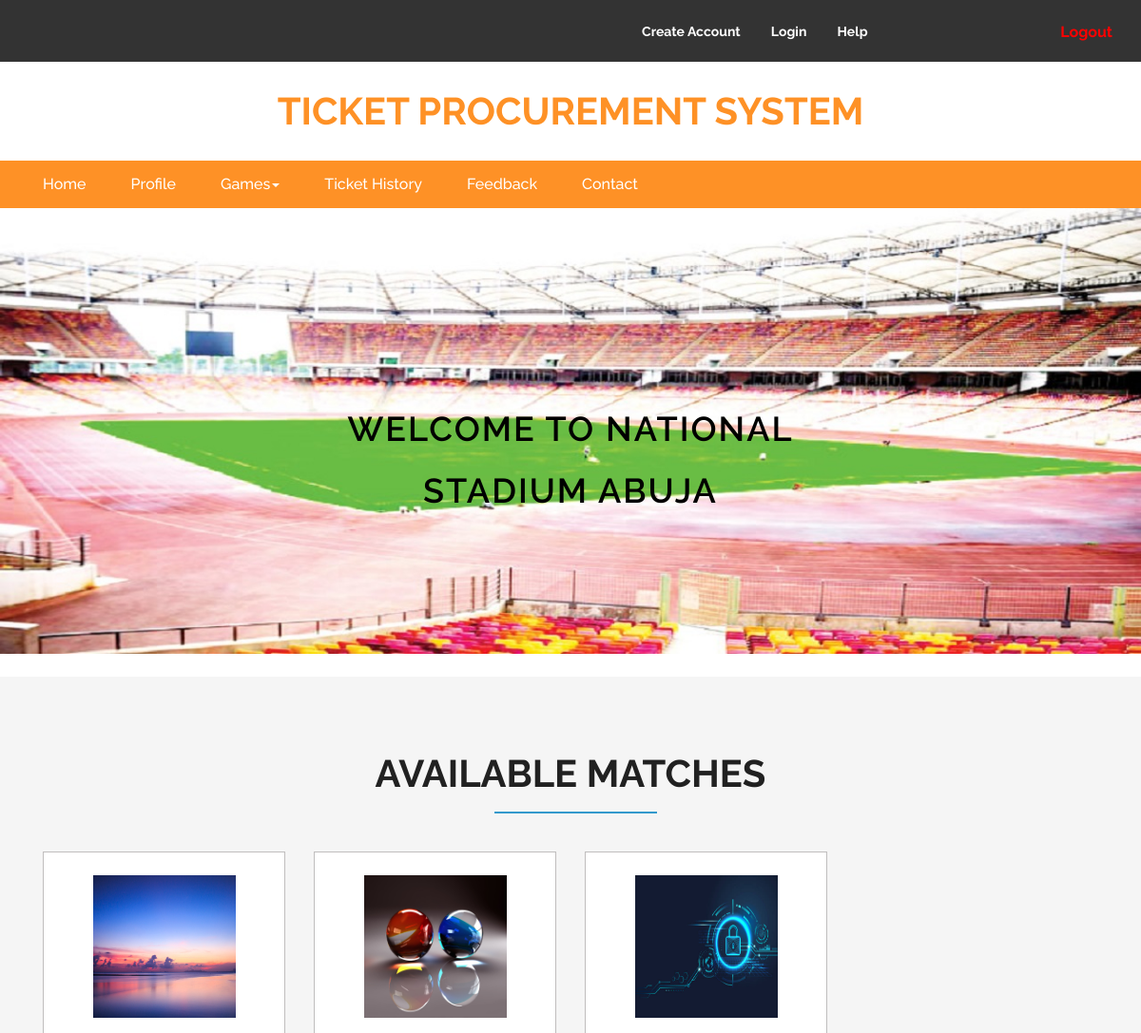
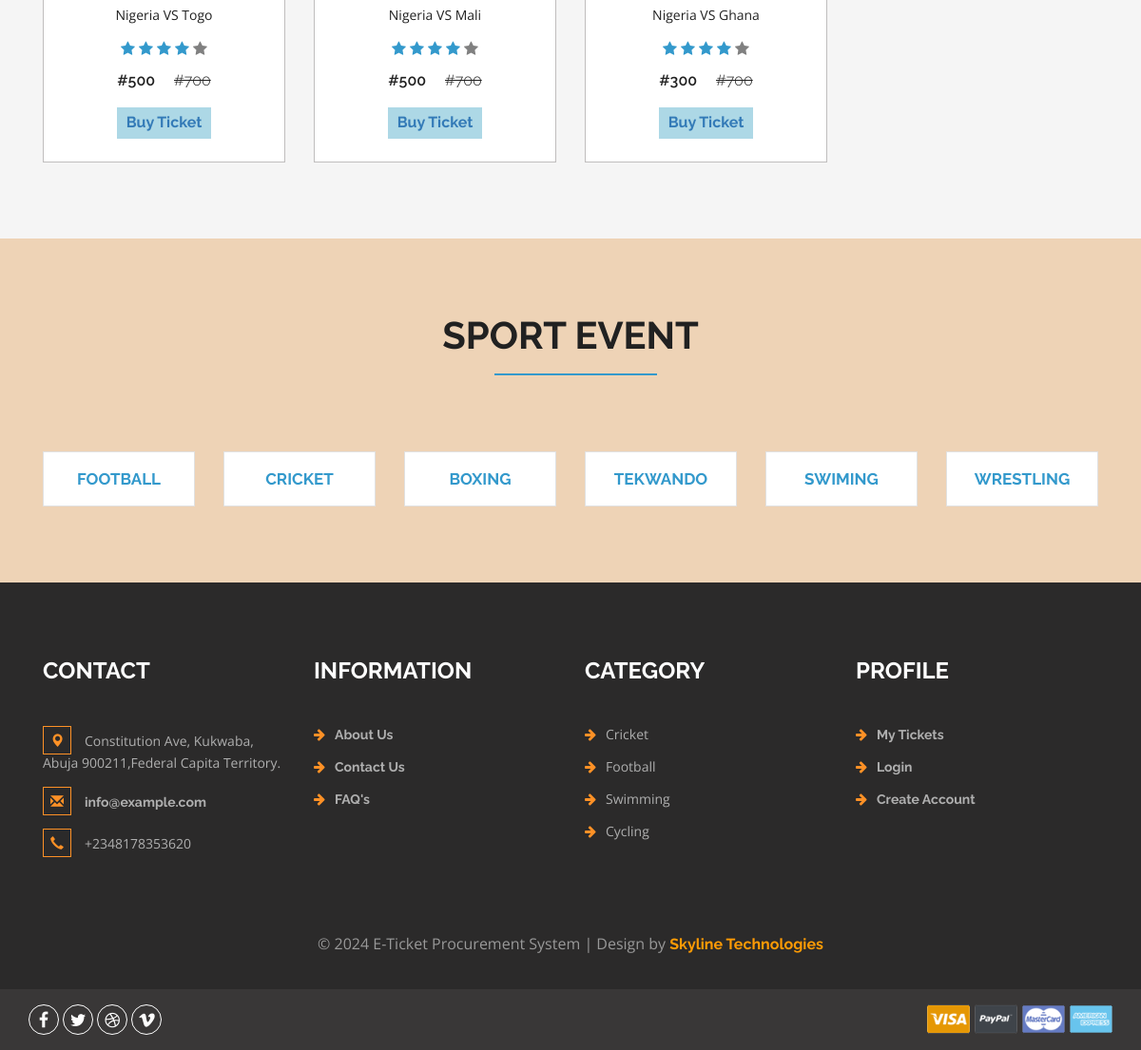
The page / on the database its author committed (2 pictures, top to bottom).
### tables this page shows
CREATE TABLE `events` (
  `event_id` varchar(20) NOT NULL,
  `games` varchar(50) NOT NULL,
  `home_team` varchar(100) NOT NULL,
  `away_team` varchar(100) NOT NULL,
  `team_img` varchar(50) NOT NULL,
  `date` date NOT NULL,
  `time` time NOT NULL,
  `ticket_price` varchar(20) NOT NULL
);

CREATE TABLE `games` (
  `game_id` varchar(20) NOT NULL,
  `game_name` varchar(50) NOT NULL
);

### index.php (the view, shortened to what this page needs)
<?php
include 'includes/connection.php';
?>
<!DOCTYPE html>
<html>
<head>
<link href="css/bootstrap.css" rel="stylesheet" type="text/css" media="all" />
<link href="css/style.css" rel="stylesheet" type="text/css" media="all" />
<link href="css/font-awesome.css" rel="stylesheet">
</head>
<body>
	<?php
        include 'includes/header.php';
    ?>
		<ul id="demo1">
			<li>
				<img src="images/11.jpg" alt="" />
				<div class="slide-desc">
					<h3 style="color:black;">Welcome to National Stadium Abuja</h3>
				</div>
			</li>
		</ul>
<div class="newproducts-w3agile">
		<div class="container">
			<h3>Available Matches</h3>
				<div class="agile_top_brands_grids">
				<?php
                                $result = mysqli_query($conn, "select * from events");
                                while ($row = mysqli_fetch_array($result)) {
                                    $evt_id = $row["event_id"];
                                    $home_team = $row["home_team"];
									$away_team = $row["away_team"];
                                    $img = $row["team_img"];
									$tic_price = $row["ticket_price"];
                            ?>
					<div class="col-md-3 top_brand_left-1">
						<div class="hover14 column">
							<div class="agile_top_brand_left_grid">
								<div class="agile_top_brand_left_grid1">
									<figure>
										<div class="snipcart-item block">
											<div class="snipcart-thumb">
												<a href="#"><img width="150" height="150" src="admin/img/<?php echo $img; ?>"></a>
												<p><?php echo $home_team; ?> VS <?php echo $away_team; ?></p>
												<div class="stars">
													<i class="fa fa-star blue-star" aria-hidden="true"></i>
													<i class="fa fa-star blue-star" aria-hidden="true"></i>
													<i class="fa fa-star blue-star" aria-hidden="true"></i>
													<i class="fa fa-star blue-star" aria-hidden="true"></i>
													<i class="fa fa-star gray-star" aria-hidden="true"></i>
												</div>
													<h4>#<?php echo $tic_price; ?> <span>#700</span></h4>
												<a href="checkout.php?evt_id=<?php echo $evt_id; ?>"><button style="background-color: lightblue; padding: 5px 10px; margin-top: 20px; border: none;">Buy Ticket</button></a>
											</div>
										</div>
									</figure>
								</div>
							</div>
						</div>
					</div>
				<?php
                 }
                ?>
						<div class="clearfix"> </div>
				</div>
		</div>
	</div>
<?php
include 'includes/games.php';
?>
<?php
    include 'includes/footer.php';
?>
<link href="css/skdslider.css" rel="stylesheet">
</body>
</html>

### includes/header.php (shortened to what this page needs)
<div class="agileits_header">
		<div class="container">
			<div class="w3l_offers">
			</div>
			<div class="agile-login">
				<ul>
					<li><a href="register.php"> Create Account </a></li>
					<li><a href="login.php">Login</a></li>
					<li><a href="contact.html">Help</a></li>
				</ul>
			</div>
			<div class="product_list_header" style="margin-top: 10px;">
				<a href="logout.php" style="color:red; margin-top: 15px;">Logout</a>
			</div>
			<div class="clearfix"> </div>
		</div>
	</div>
	<div class="logo_products">
		<div class="container">
			<div class="w3ls_logo_products_left">
				<h1><a href="index.php">Ticket Procurement System</a></h1>
			</div>
			<div class="clearfix"> </div>
		</div>
	</div>
	<div class="navigation-agileits">
		<div class="container">
			<nav class="navbar navbar-default">
							<div class="collapse navbar-collapse" id="bs-megadropdown-tabs">
								<ul class="nav navbar-nav">
									<li class="active"><a href="index.php" class="act">Home</a></li>
									<li><a href="profile.php">Profile</a></li>
									<li class="dropdown">
										<a href="#" class="dropdown-toggle" data-toggle="dropdown">Games<b class="caret"></b></a>
									</li>
									<li><a href="myticket.php">Ticket History</a></li>
									<li><a href="#">Feedback</a></li>
									<li><a href="#">Contact</a></li>
								</ul>
							</div>
							</nav>
			</div>
		</div>

### includes/games.php (shortened to what this page needs)
<div class="brands">
		<div class="container">
		<h3>Sport Event</h3>
			<div class="brands-agile">
				<div class="col-md-2 w3layouts-brand">
					<div class="brands-w3l">
						<p><a href="football.php">Football</a></p>
					</div>
				</div>
				<div class="col-md-2 w3layouts-brand">
					<div class="brands-w3l">
						<p><a href="cricket.php">Cricket</a></p>
					</div>
				</div>
				<div class="col-md-2 w3layouts-brand">
					<div class="brands-w3l">
						<p><a href="boxing.php">Boxing</a></p>
					</div>
				</div>
				<div class="col-md-2 w3layouts-brand">
					<div class="brands-w3l">
						<p><a href="tekwando.php">Tekwando</a></p>
					</div>
				</div>
				<div class="col-md-2 w3layouts-brand">
					<div class="brands-w3l">
						<p><a href="swimming.php">Swiming</a></p>
					</div>
				</div>
				<div class="col-md-2 w3layouts-brand">
					<div class="brands-w3l">
						<p><a href="wrestling.php">Wrestling</a></p>
					</div>
				</div>
				<div class="clearfix"></div>
			</div>
			</div>
		</div>

### includes/footer.php (shortened to what this page needs)
<div class="footer">
		<div class="container">
			<div class="w3_footer_grids">
				<div class="col-md-3 w3_footer_grid">
					<h3>Contact</h3>
					<ul class="address">
						<li><i class="glyphicon glyphicon-map-marker" aria-hidden="true"></i>Constitution Ave, Kukwaba, Abuja 900211,Federal Capita Territory.</li>
						<li><i class="glyphicon glyphicon-envelope" aria-hidden="true"></i><a href="mailto:info@example.com">info@example.com</a></li>
						<li><i class="glyphicon glyphicon-earphone" aria-hidden="true"></i>+2348178353620</li>
					</ul>
				</div>
				<div class="col-md-3 w3_footer_grid">
					<h3>Information</h3>
					<ul class="info">
						<li><i class="fa fa-arrow-right" aria-hidden="true"></i><a href="#">About Us</a></li>
						<li><i class="fa fa-arrow-right" aria-hidden="true"></i><a href="#">Contact Us</a></li>
						<li><i class="fa fa-arrow-right" aria-hidden="true"></i><a href="#">FAQ's</a></li>
					</ul>
				</div>
				<div class="col-md-3 w3_footer_grid">
					<h3>Category</h3>
					<ul class="info">
					<?php
						$res = mysqli_query($conn, "select * from games");
						while ($row1 = mysqli_fetch_array($res)) {
							$games_name = $row1["game_name"];
							?>
						<li><i class="fa fa-arrow-right" aria-hidden="true"></i><?php echo $games_name; ?></li>
						<?php
						}
						?>
					</ul>
				</div>
				<div class="col-md-3 w3_footer_grid">
					<h3>Profile</h3>
					<ul class="info">
						<li><i class="fa fa-arrow-right" aria-hidden="true"></i><a href="myticket.php">My Tickets</a></li>
						<li><i class="fa fa-arrow-right" aria-hidden="true"></i><a href="login.php">Login</a></li>
						<li><i class="fa fa-arrow-right" aria-hidden="true"></i><a href="register.php">Create Account</a></li>
					</ul>
				</div>
				<div class="clearfix"> </div>
			</div>
		</div>
		<div class="footer-copy">
			<div class="container">
				<p>© 2024 E-Ticket Procurement System | Design by <a href="#">Skyline Technologies</a></p>
			</div>
		</div>
	</div>
	<div class="footer-botm">
			<div class="container">
				<div class="w3layouts-foot">
					<ul>
						<li><a href="#" class="w3_agile_facebook"><i class="fa fa-facebook" aria-hidden="true"></i></a></li>
						<li><a href="#" class="agile_twitter"><i class="fa fa-twitter" aria-hidden="true"></i></a></li>
						<li><a href="#" class="w3_agile_dribble"><i class="fa fa-dribbble" aria-hidden="true"></i></a></li>
						<li><a href="#" class="w3_agile_vimeo"><i class="fa fa-vimeo" aria-hidden="true"></i></a></li>
					</ul>
				</div>
				<div class="payment-w3ls">
					<img src="images/card.png" alt=" " class="img-responsive">
				</div>
				<div class="clearfix"> </div>
			</div>
		</div>

### css/skdslider.css (style rules this page uses)
.skdslider ul.slides { margin:0; padding:0; list-style-type:none; }
.skdslider ul.slides li { display: none; }
.skdslider ul.slides li img { width: 100%; border:0; }
.skdslider .slide-desc { left: 0; padding: 20px; position: absolute; bottom: 28%; width: 100%; display: inline-block; text-align:center; }
.skdslider .slide-desc > h3 { color: #ffffff; font-size: 50px; margin-bottom: 20px; padding: 10px; width: 54%; line-height:65px; margin: 0 auto; font-weight:600; letter-spacing: 2px; text-transform:uppercase; }
@media (max-width: 1440px) { .skdslider .slide-desc > h3 { font-size: 38px; } }
@media (max-width: 1440px) { .skdslider .slide-desc { bottom: 42%; } }
@media (max-width: 1366px) { .skdslider .slide-desc > h3 { font-size: 36px; } }
@media (max-width: 1366px) { .skdslider .slide-desc { bottom: 41%; } }
@media (max-width: 1280px) { .skdslider .slide-desc { bottom: 27%; } }

### rows shown on the page
events: team_img (picture), home_team "Nigeria", away_team "Togo", ticket_price "500"
events: team_img (picture), home_team "Nigeria", away_team "Mali", ticket_price "500"
events: team_img (picture), home_team "Nigeria", away_team "Ghana", ticket_price "300"
games: game_name "Cricket"
games: game_name "Football"
games: game_name "Swimming"
games: game_name "Cycling"
